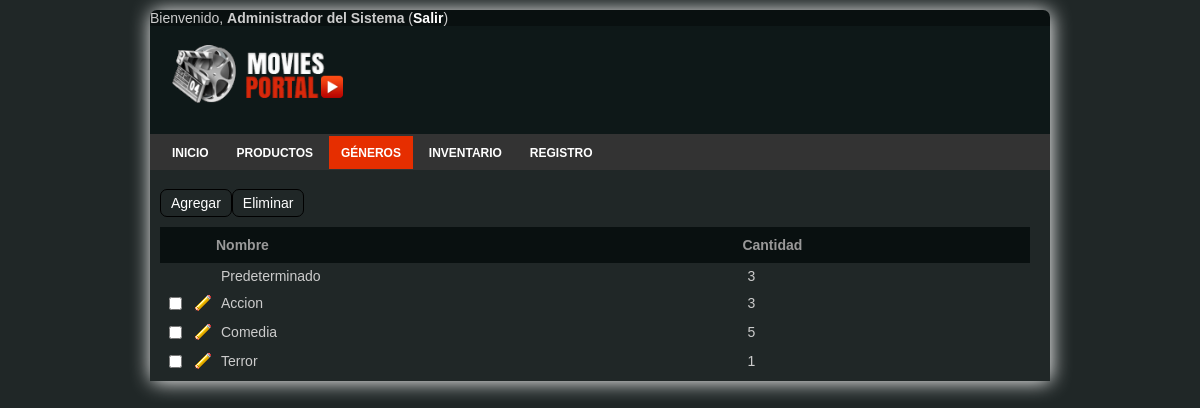
Page /admin/genres.php (signed in) on the committed database.
### tables this page shows
CREATE TABLE IF NOT EXISTS `genres` (
  `id` int(11) NOT NULL AUTO_INCREMENT,
  `name` varchar(255) NOT NULL,
  `created` datetime DEFAULT NULL,
  `modified` datetime DEFAULT NULL,
  `enabled` tinyint(1) DEFAULT '0',
  PRIMARY KEY (`id`)
);

### admin/genres.php (the view, shortened to what this page needs)
<?php
require("../includes/configuration.php");
?>
<!DOCTYPE html PUBLIC "-//W3C//DTD XHTML 1.0 Transitional//EN" "http://www.w3.org/TR/xhtml1/DTD/xhtml1-transitional.dtd">
<html xmlns="http://www.w3.org/1999/xhtml">
<head>
<link href="screen.css" rel="stylesheet" type="text/css" media="screen" />
</head>
<body>
<div id="container">
	<?php	include('../includes/admin-user-info.php');	?>
  <div id="header">
    <h1><a href="index.php" target="_self"><img src="../img/logo.png" /></a></h1>
  </div>
  <div id="navcontainer">
    <ul>
			<li><a href="index.php" target="_self">Inicio</a></li>
			<li><a href="products.php" target="_self">Productos</a></li>
			<li><a href="genres.php" target="_self" id="current">Géneros</a></li>
			<li><a href="inventory.php" target="_self">Inventario</a></li>
			<li><a href="history.php" target="_self">Registro</a></li>
		</ul>
  </div>
  <div id="content">
	<form method="post" enctype="application/x-www-form-urlencoded" name="genres-list-form" id="genres-list-form">
      <p><a href="genres-add.php" target="_self" class="button2">Agregar</a></p>
      <input type="submit" name="genres-delete" id="genres-delete" value="Eliminar" />
			<?php
				$connection = mysql_connect($db_host,$db_user,$db_password);
				$query = "SELECT genres.id as id, genres.name as name, COUNT(products.genre_id) as num FROM products,genres WHERE products.genre_id = genres.id GROUP BY genre_id";
				$result = mysql_query($query,$connection);
				$num_rows = mysql_num_rows($result);
				if($num_rows > 0){
			?>
      <table width="870" border="0" align="center" cellpadding="5" cellspacing="0" id="genres-list">
        <thead>
          <tr>
            <th width="16" scope="col">&nbsp;</th>
            <th width="16" scope="col">&nbsp;</th>
            <th scope="col">Nombre</th>
			<th scope="num">Cantidad</th>
          </tr>
        </thead>
        <tbody>
					<?php
						while( $row = mysql_fetch_array($result) ){
						$info = $row['name'];
						if( strcmp($info,"Predeterminado") != 0)
						{
					?>
					<tr class="item_list">
            <td width="16"><input type="checkbox" name="genres<?php echo $row['id']; ?>" id="genres<?php echo $row['id']; ?>" value="<?php echo $row['id']; ?>" /></td>
            <td width="16"><a href="genres-edit.php?id=<?php echo $row['id']; ?>"><img src="img/icon-edit.gif" width="16" height="16" /></a></td>
            <td><?php echo $row['name']; ?></td>
			<td><?php echo $row['num']; ?></td>
          </tr>
					<?php
						}else
						{
					?>
					<tr class="item_list">
						<td width="16"></td>
						<td width="16"></td>
						<td><?php echo $row['name']; ?></td>
						<td><?php echo $row['num']; ?></td>
					</tr>
					<?php
						}
					}
					?>
        </tbody>
      </table>
			<?php
				}else{
			?>
			<p class="warning">No hay ningún género creado (<a href="genres-add.php">Agregar género</a>).</p>
			<?php
				}
			?>
    </form>
  </div>
</div>
</body>
</html>

### admin/screen.css (style rules this page uses)
* { font-family: Arial, Helvetica, sans-serif; font-size: 14px; }
body { background-color: #202727; color:#CCCCCC ; }
body div div a { color:white; }
a { color: #112AAB; text-decoration: none; font-weight: bold; }
img { border: 0; }
table { clear:left; padding-top: 10px; margin:0; }
table th { background-color: #091010; color: #999999; font-weight:bold; font-size:14px; text-align: left; padding: 10px 0px 10px 0px; }
table td { padding: 5px; }
form { background-color: #202727; font-size:12px; margin: 0; overflow:auto; }
form input { font-size:14px; }
form input[type=submit], form input[type=button],.button2 { float:left; padding:5px 10px 5px 10px; margin-bottom:15x; background-color:#202727; border-radius: 7px; text-decoration:none; color:white; border:1px solid black; }
#container { background-color: #091010; background-repeat: repeat; border-radius: 7px; box-shadow:1px 1px 20px white; margin: 10px auto; width: 900px; }
#header { background:#0E1818; padding:10px; margin:0px; }
#navcontainer { background-color: #333333; padding: 10px; }
#navcontainer ul { margin: 0; padding: 0; }
#navcontainer ul li { display: inline; }
#navcontainer ul li a { padding: 0.4em 1.0em; color: #FFFFFF; text-decoration: none; font-size:12px; text-transform:uppercase; }
#navcontainer ul li a#current { background: #E62E00; color: white; padding: 0.8em 1.0em; }
#content { background-color: #202727; overflow:auto; padding:5px 10px; width:880px; }
.item_list, .item_list_colored { background-color: #202727; padding: 5px; margin: 1px 0px; color: #CCCCCC; }
.button2 { font-size:14px; font-weight:normal; }

### rows in the picture
genres: name "Predeterminado", num "3"
genres: name "Accion", num "3"
genres: name "Comedia", num "5"
genres: name "Terror", num "1"

### other values in the picture
$_SESSION['bp_name'] "Administrador"
$_SESSION['bp_lastname'] "del Sistema"
